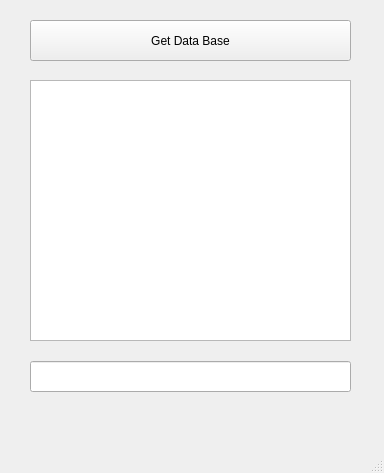
<?xml version="1.0" encoding="UTF-8"?>
<ui version="4.0">
 <class>MainWindow</class>
 <widget class="QMainWindow" name="MainWindow">
  <property name="geometry">
   <rect>
    <x>0</x>
    <y>0</y>
    <width>384</width>
    <height>473</height>
   </rect>
  </property>
  <property name="minimumSize">
   <size>
    <width>384</width>
    <height>473</height>
   </size>
  </property>
  <property name="maximumSize">
   <size>
    <width>384</width>
    <height>473</height>
   </size>
  </property>
  <property name="windowTitle">
   <string>Dialog</string>
  </property>
  <widget class="QWidget" name="centralwidget">
   <widget class="QPushButton" name="Connect">
    <property name="geometry">
     <rect>
      <x>30</x>
      <y>20</y>
      <width>321</width>
      <height>41</height>
     </rect>
    </property>
    <property name="text">
     <string>Get Data Base</string>
    </property>
   </widget>
   <widget class="QLineEdit" name="lineEdit">
    <property name="geometry">
     <rect>
      <x>30</x>
      <y>361</y>
      <width>321</width>
      <height>31</height>
     </rect>
    </property>
   </widget>
   <widget class="QTreeView" name="treeView">
    <property name="geometry">
     <rect>
      <x>30</x>
      <y>80</y>
      <width>321</width>
      <height>261</height>
     </rect>
    </property>
   </widget>
  </widget>
  <widget class="QStatusBar" name="statusbar"/>
 </widget>
 <resources/>
 <connections/>
</ui>
